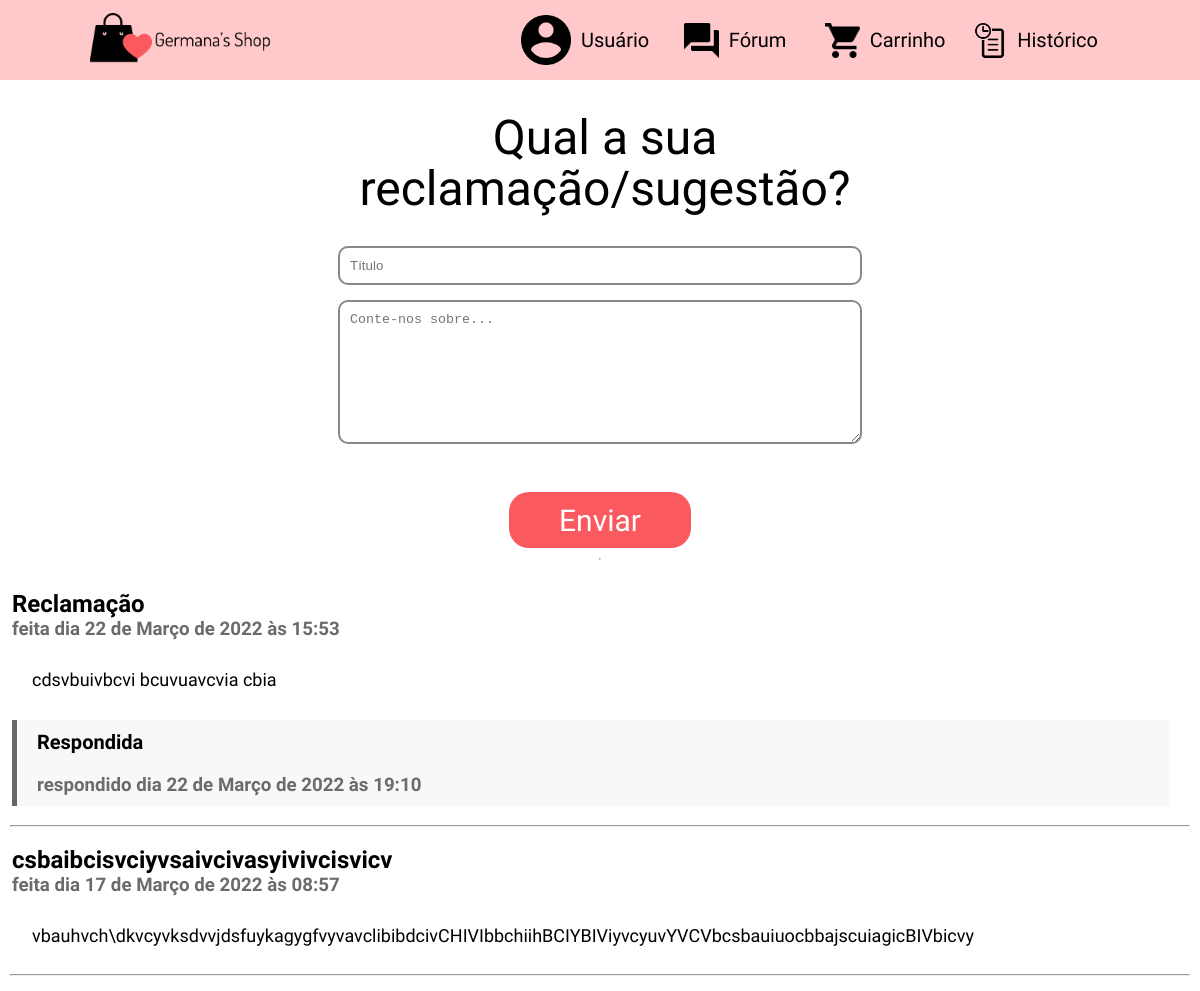
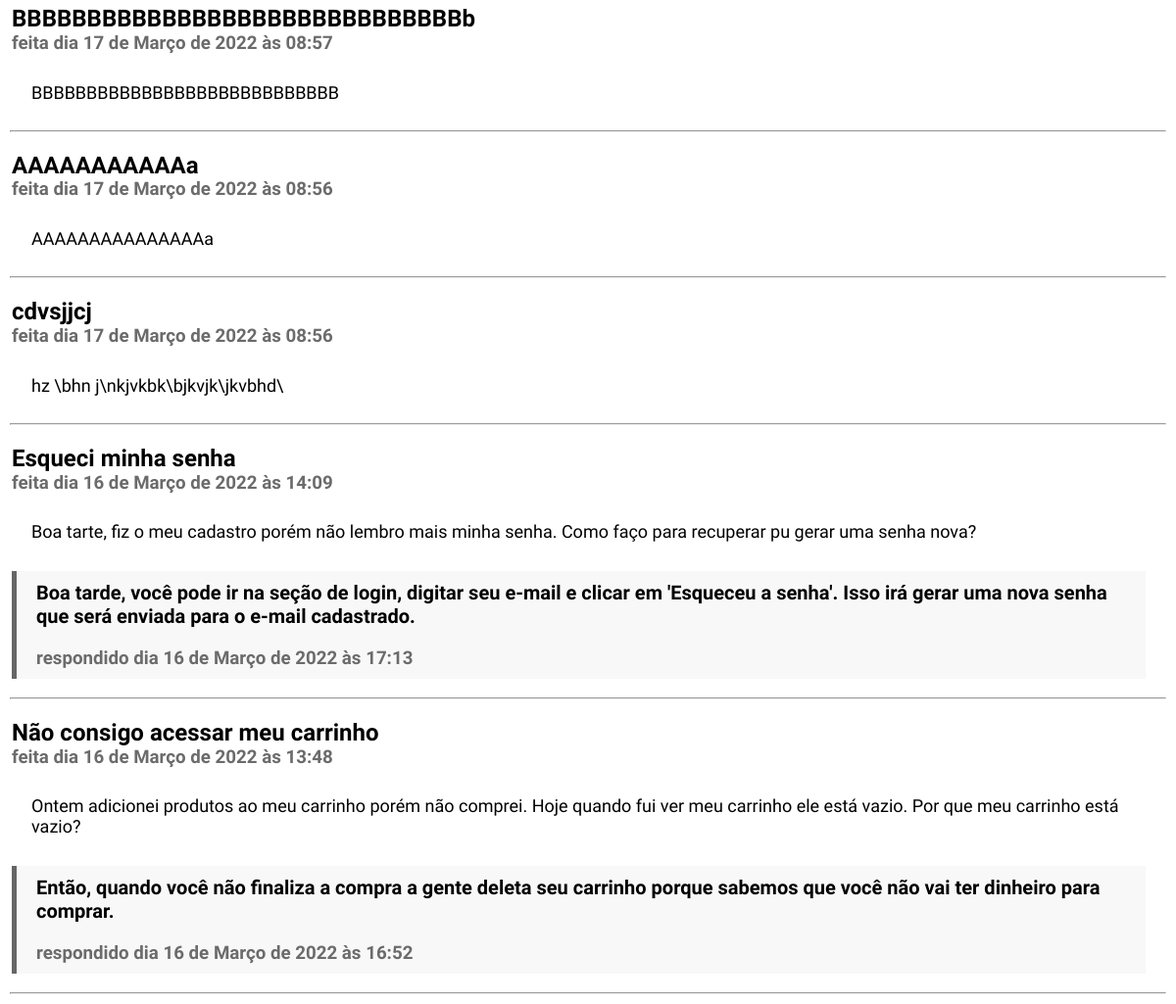
The app's page /forum/ with its own data (2 pictures, top to bottom).
### loja/models.py (models this page shows, shortened)
class Reclamacao(models.Model):
    titulo = models.CharField('Título', max_length=100)
    reclamação = models.TextField('Reclamação')
    resposta = models.TextField('Resposta', null=True)
    data_pergunta = models.DateTimeField('Data Pergunta', default=datetime.now())
    data_resposta = models.DateTimeField('Data Resposta', null=True)

### loja/views.py (the view, shortened to what this page needs)
# urls.py: path('forum/', views.forum, name='forum'),
def forum(request):
    reclamacoes = Reclamacao.objects.order_by('data_pergunta').reverse()
    context = {'reclamacoes': reclamacoes}
    try:
        titulo = request.POST['titulo']
        reclamacao = request.POST['reclamacao']
    except (KeyError):
        print('Entra aqui')
        return render(request, 'loja/forum.html', context)

### loja/templates/loja/forum.html (shortened to what this page needs)
<!DOCTYPE html>
<html lang="pt-BR">
<head>
    {%load static%}
    <link rel="stylesheet" href="{% static 'css/forum.css' %}">
    <link rel="stylesheet" href="{% static 'css/navbar.css' %}">
</head>
<body>
    {% include 'loja/navbar.html' %}
    <form method="post">
        <div id="questionario">
            <h1>Qual a sua reclamação/sugestão?</h1>
            <input id="titulo" name="titulo" type="text" placeholder="Título">
            <textarea id="reclamacao" type="text" name="reclamacao" placeholder="Conte-nos sobre..."></textarea> <br>
            <button id="enviar" type="submit">Enviar</button>
        </div>
    </form>
    <hr>
    <div id="perguntas_e_respostas">
        {% for reclamacao in reclamacoes %}
        <div id="item">
            <h2>{{reclamacao.titulo}}</h2>
            <h3>feita dia {{reclamacao.data_pergunta}}</h3>
            <p class="textinho">
                {{reclamacao.reclamação}}
            </p>
            {% if reclamacao.resposta %}
            <div id="campo">
                <p>
                    {{reclamacao.resposta}}
                </p>
                <h3 style="margin-left: 10px;padding: 10px;">respondido dia {{reclamacao.data_resposta}}</h3>
            </div>
            {% endif %}
        </div>
        <hr>
        {% endfor %}
    </div>
</body>
</html>

### loja/static/css/forum.css (style rules this page uses)
body { margin: 0%; width: 100%; display: flex; flex-direction: column; align-items: center; }
h1 { font-family: 'Dosis', sans-serif; font-size: 48px; line-height: 10px; padding-left: 10px; font-weight: 300; line-height: 51px; color: #000000; }
#questionario { width: 500px; text-align: center; display: flex; flex-direction: column; justify-content: center; align-items: center; }
#titulo { width: 100%; margin-bottom: 15px; border-style: solid; border-width: 2px; border-color: #888888; background-color: white; padding: 10px; border-radius: 10px; }
#reclamacao { width: 100%; height: 120px; padding: 10px; border-style: solid; border-width: 2px; border-color: #888888; background: white; border-radius: 10px; }
#enviar { margin-top: 30px; width: 182px; height: 56px; border: none; border-radius: 20px; color: white; font-family: 'Dosis', sans-serif; font-size: 30px; background-color: #F9595F; }
hr { margin: 10px; }
#item { margin: 1%; font-family: 'Dosis', sans-serif; }
h3 { color: rgb(107, 107, 107); margin-top: -20px; }
#campo { height: auto; overflow-wrap: break-word; line-break: strict; width: 98%; background-color: #F8F8F8; border-left: 5px solid #666666; }
p { padding: 10px; margin-left: 10px; color: #000; font-size: 20px; font-weight: 700; }
.textinho { font-family: 'Dosis', sans-serif; font-style: normal; font-weight: 300; font-size: 18px; color: #000; }

### records on screen
Reclamacao: titulo "Reclamação", data_pergunta "22 de Março de 2022 às 15:53", reclamação "cdsvbuivbcvi bcuvuavcvia cbia", resposta "Respondida", data_resposta "22 de Março de 2022 às 19:10"
Reclamacao: titulo "csbaibcisvciyvsaivcivasyivivcisvicv", data_pergunta "17 de Março de 2022 às 08:57", reclamação "vbauhvch\\dkvcyvksdvvjdsfuykagygfvyvavclibibdcivCHIVIbbchiihBCIYBIViyvcyuvYVCVbcsbauiuocbbajscuiagicBIVbicvy"
Reclamacao: titulo "BBBBBBBBBBBBBBBBBBBBBBBBBBBBBBb", data_pergunta "17 de Março de 2022 às 08:57", reclamação "BBBBBBBBBBBBBBBBBBBBBBBBBBBB"
Reclamacao: titulo "AAAAAAAAAAAa", data_pergunta "17 de Março de 2022 às 08:56", reclamação "AAAAAAAAAAAAAAAa"
Reclamacao: titulo "cdvsjjcj", data_pergunta "17 de Março de 2022 às 08:56", reclamação "hz \\bhn j\\nkjvkbk\\bjkvjk\\jkvbhd\\"
Reclamacao: titulo "Esqueci minha senha", data_pergunta "16 de Março de 2022 às 14:09", reclamação "Boa tarte, fiz o meu cadastro porém não lembro mais minha senha. Como faço para recuperar pu gerar uma senha nova?", resposta "Boa tarde, você pode ir na seção de login, digitar seu e-mail e clicar em 'Esqueceu a senha'. Isso irá gerar uma nova senha que será enviada para o e-mail cadastrado.", data_resposta "16 de Março de 2022 às 17:13"
Reclamacao: titulo "Não consigo acessar meu carrinho", data_pergunta "16 de Março de 2022 às 13:48", reclamação "Ontem adicionei produtos ao meu carrinho porém não comprei. Hoje quando fui ver meu carrinho ele está vazio. Por que meu carrinho está vazio?", resposta "Então, quando você não finaliza a compra a gente deleta seu carrinho porque sabemos que você não vai ter dinheiro para comprar.", data_resposta "16 de Março de 2022 às 16:52"
